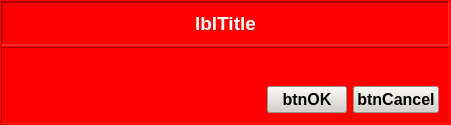
<?xml version="1.0" encoding="UTF-8"?>
<ui version="4.0">
 <class>MFormInput</class>
 <widget class="QWidget" name="MFormInput">
  <property name="geometry">
   <rect>
    <x>0</x>
    <y>0</y>
    <width>451</width>
    <height>125</height>
   </rect>
  </property>
  <property name="minimumSize">
   <size>
    <width>400</width>
    <height>125</height>
   </size>
  </property>
  <property name="windowTitle">
   <string>Form</string>
  </property>
  <property name="styleSheet">
   <string>background-color: rgb(255, 0, 0);</string>
  </property>
  <layout class="QVBoxLayout" name="verticalLayout_3">
   <property name="spacing">
    <number>1</number>
   </property>
   <property name="margin">
    <number>1</number>
   </property>
   <item>
    <widget class="QFrame" name="frTitle">
     <property name="frameShape">
      <enum>QFrame::Panel</enum>
     </property>
     <property name="frameShadow">
      <enum>QFrame::Sunken</enum>
     </property>
     <property name="lineWidth">
      <number>2</number>
     </property>
     <layout class="QVBoxLayout" name="verticalLayout_2">
      <item>
       <widget class="QLabel" name="lblTitle">
        <property name="sizePolicy">
         <sizepolicy hsizetype="Preferred" vsizetype="Preferred">
          <horstretch>0</horstretch>
          <verstretch>1</verstretch>
         </sizepolicy>
        </property>
        <property name="font">
         <font>
          <family>MS Sans Serif</family>
          <pointsize>14</pointsize>
          <weight>75</weight>
          <bold>true</bold>
         </font>
        </property>
        <property name="styleSheet">
         <string>color: rgb(255, 255, 255);</string>
        </property>
        <property name="frameShape">
         <enum>QFrame::NoFrame</enum>
        </property>
        <property name="frameShadow">
         <enum>QFrame::Sunken</enum>
        </property>
        <property name="text">
         <string notr="true">lblTitle</string>
        </property>
        <property name="textFormat">
         <enum>Qt::LogText</enum>
        </property>
        <property name="scaledContents">
         <bool>true</bool>
        </property>
        <property name="alignment">
         <set>Qt::AlignCenter</set>
        </property>
        <property name="wordWrap">
         <bool>true</bool>
        </property>
        <property name="margin">
         <number>0</number>
        </property>
       </widget>
      </item>
     </layout>
    </widget>
   </item>
   <item>
    <widget class="QFrame" name="frBody">
     <property name="frameShape">
      <enum>QFrame::Panel</enum>
     </property>
     <property name="frameShadow">
      <enum>QFrame::Sunken</enum>
     </property>
     <layout class="QVBoxLayout" name="verticalLayout">
      <property name="spacing">
       <number>1</number>
      </property>
      <property name="margin">
       <number>1</number>
      </property>
      <item>
       <widget class="QFrame" name="frInputFrame">
        <property name="enabled">
         <bool>true</bool>
        </property>
        <property name="sizePolicy">
         <sizepolicy hsizetype="Preferred" vsizetype="Expanding">
          <horstretch>0</horstretch>
          <verstretch>4</verstretch>
         </sizepolicy>
        </property>
        <property name="styleSheet">
         <string>color: rgb(255, 255, 255);</string>
        </property>
        <property name="frameShape">
         <enum>QFrame::NoFrame</enum>
        </property>
        <property name="frameShadow">
         <enum>QFrame::Raised</enum>
        </property>
       </widget>
      </item>
      <item>
       <widget class="QFrame" name="frame">
        <property name="minimumSize">
         <size>
          <width>400</width>
          <height>40</height>
         </size>
        </property>
        <property name="frameShape">
         <enum>QFrame::NoFrame</enum>
        </property>
        <property name="frameShadow">
         <enum>QFrame::Raised</enum>
        </property>
        <layout class="QHBoxLayout" name="horizontalLayout">
         <item>
          <spacer name="horizontalSpacer">
           <property name="orientation">
            <enum>Qt::Horizontal</enum>
           </property>
           <property name="sizeHint" stdset="0">
            <size>
             <width>243</width>
             <height>20</height>
            </size>
           </property>
          </spacer>
         </item>
         <item>
          <widget class="QPushButton" name="btnOK">
           <property name="font">
            <font>
             <family>MS Sans Serif</family>
             <pointsize>12</pointsize>
             <weight>75</weight>
             <bold>true</bold>
            </font>
           </property>
           <property name="focusPolicy">
            <enum>Qt::NoFocus</enum>
           </property>
           <property name="styleSheet">
            <string>background-color: rgb(212, 208, 200);</string>
           </property>
           <property name="text">
            <string>btnOK</string>
           </property>
          </widget>
         </item>
         <item>
          <widget class="QPushButton" name="btnCancel">
           <property name="font">
            <font>
             <family>MS Sans Serif</family>
             <pointsize>12</pointsize>
             <weight>75</weight>
             <bold>true</bold>
            </font>
           </property>
           <property name="focusPolicy">
            <enum>Qt::NoFocus</enum>
           </property>
           <property name="styleSheet">
            <string>background-color: rgb(212, 208, 200);</string>
           </property>
           <property name="text">
            <string>btnCancel</string>
           </property>
          </widget>
         </item>
        </layout>
       </widget>
      </item>
     </layout>
    </widget>
   </item>
  </layout>
 </widget>
 <resources/>
 <connections/>
</ui>
